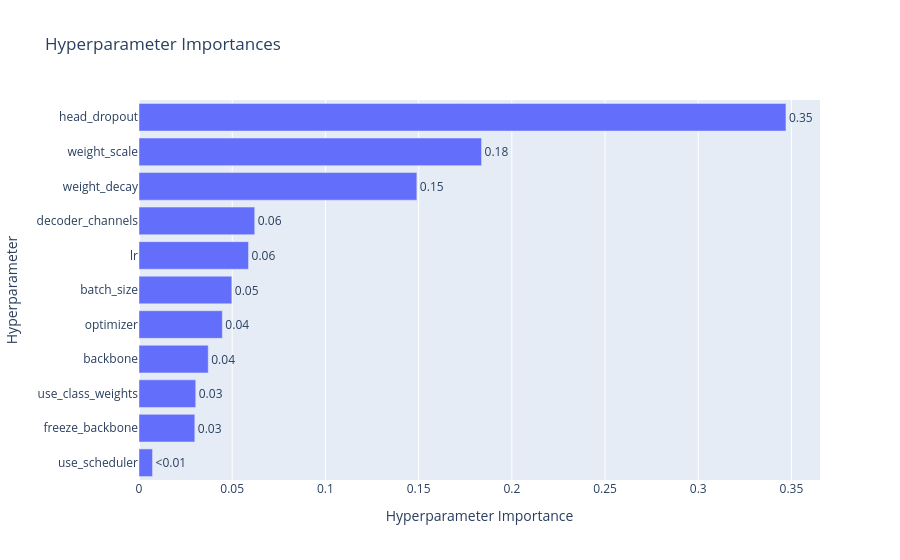

Notebook code cell kept with this figure:
### Code cell
plot_param_importances(study)

### Figure 1 — Plotly figure (JSON) as saved in the notebook; plotly's stock layout.template omitted (floating-point values rounded to 4 significant figures)
{"data": [{"cliponaxis": false, "hovertemplate": ["use_scheduler (CategoricalDistribution): 0.007265471744537161<extra></extra>", "freeze_backbone (CategoricalDistribution): 0.029938226864786827<extra></extra>", "use_class_weights (CategoricalDistribution): 0.030445443018600686<extra></extra>", "backbone (CategoricalDistribution): 0.03714446100342236<extra></extra>", "optimizer (CategoricalDistribution): 0.0447094074870595<extra></extra>", "batch_size (CategoricalDistribution): 0.04979039349085386<extra></extra>", "lr (FloatDistribution): 0.058752649620276425<extra></extra>", "decoder_channels (CategoricalDistribution): 0.06208716918742217<extra></extra>", "weight_decay (FloatDistribution): 0.14905131221788204<extra></extra>", "weight_scale (FloatDistribution): 0.18376619969966473<extra></extra>", "head_dropout (FloatDistribution): 0.3470492656654941<extra></extra>"], "name": "Objective Value", "orientation": "h", "text": ["<0.01", "0.03", "0.03", "0.04", "0.04", "0.05", "0.06", "0.06", "0.15", "0.18", "0.35"], "textposition": "outside", "type": "bar", "x": [0.007265, 0.02994, 0.03045, 0.03714, 0.04471, 0.04979, 0.05875, 0.06209, 0.1491, 0.1838, 0.347], "y": ["use_scheduler", "freeze_backbone", "use_class_weights", "backbone", "optimizer", "batch_size", "lr", "decoder_channels", "weight_decay", "weight_scale", "head_dropout"]}], "layout": {"autosize": true, "title": {"text": "Hyperparameter Importances"}, "xaxis": {"autorange": true, "range": [0, 0.3653], "title": {"text": "Hyperparameter Importance"}, "type": "linear"}, "yaxis": {"autorange": true, "range": [-0.5, 10.5], "title": {"text": "Hyperparameter"}, "type": "category"}}}
